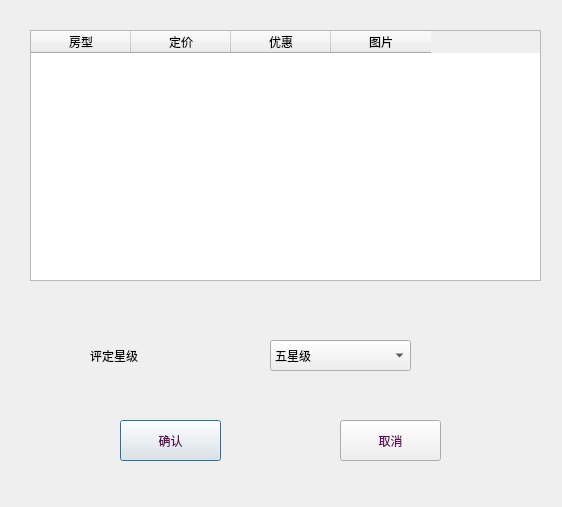
<?xml version="1.0" encoding="UTF-8"?>
<ui version="4.0">
 <class>setstarlevel</class>
 <widget class="QDialog" name="setstarlevel">
  <property name="geometry">
   <rect>
    <x>0</x>
    <y>0</y>
    <width>562</width>
    <height>507</height>
   </rect>
  </property>
  <property name="windowTitle">
   <string>评定星级</string>
  </property>
  <widget class="QTableWidget" name="view">
   <property name="geometry">
    <rect>
     <x>30</x>
     <y>30</y>
     <width>511</width>
     <height>251</height>
    </rect>
   </property>
   <property name="showGrid">
    <bool>false</bool>
   </property>
   <column>
    <property name="text">
     <string>房型</string>
    </property>
   </column>
   <column>
    <property name="text">
     <string>定价</string>
    </property>
   </column>
   <column>
    <property name="text">
     <string>优惠</string>
    </property>
   </column>
   <column>
    <property name="text">
     <string>图片</string>
    </property>
   </column>
  </widget>
  <widget class="QLabel" name="label">
   <property name="geometry">
    <rect>
     <x>90</x>
     <y>340</y>
     <width>101</width>
     <height>31</height>
    </rect>
   </property>
   <property name="styleSheet">
    <string notr="true">font: 11pt &quot;方正清刻本悦宋简体&quot;;</string>
   </property>
   <property name="text">
    <string>评定星级</string>
   </property>
  </widget>
  <widget class="QComboBox" name="comboBox">
   <property name="geometry">
    <rect>
     <x>270</x>
     <y>340</y>
     <width>141</width>
     <height>31</height>
    </rect>
   </property>
   <item>
    <property name="text">
     <string>五星级</string>
    </property>
   </item>
   <item>
    <property name="text">
     <string>四星级</string>
    </property>
   </item>
   <item>
    <property name="text">
     <string>三星级</string>
    </property>
   </item>
   <item>
    <property name="text">
     <string>二星级</string>
    </property>
   </item>
   <item>
    <property name="text">
     <string>一星级</string>
    </property>
   </item>
  </widget>
  <widget class="QPushButton" name="confirm">
   <property name="geometry">
    <rect>
     <x>120</x>
     <y>420</y>
     <width>101</width>
     <height>41</height>
    </rect>
   </property>
   <property name="styleSheet">
    <string notr="true">QPushButton
{
border-image: url(:/Image/kuang8.png);
font: 100 11pt &quot;方正清刻本悦宋简体&quot;;
color:rgb(96, 14, 89)
}
QPushButton:hover
{
border-image: url(:/Image/kuang9.png);
font: 100 11pt &quot;方正清刻本悦宋简体&quot;;
color:rgb(148, 17, 137)
}
QPushButton:pressed
{
border-image: url(:/Image/kuang10.png);
font: 100 11pt &quot;方正清刻本悦宋简体&quot;;
color:rgb(86, 11, 80)
}</string>
   </property>
   <property name="text">
    <string>确认</string>
   </property>
  </widget>
  <widget class="QPushButton" name="cancel">
   <property name="geometry">
    <rect>
     <x>340</x>
     <y>420</y>
     <width>101</width>
     <height>41</height>
    </rect>
   </property>
   <property name="styleSheet">
    <string notr="true">QPushButton
{
border-image: url(:/Image/kuang8.png);
font: 100 11pt &quot;方正清刻本悦宋简体&quot;;
color:rgb(96, 14, 89)
}
QPushButton:hover
{
border-image: url(:/Image/kuang9.png);
font: 100 11pt &quot;方正清刻本悦宋简体&quot;;
color:rgb(148, 17, 137)
}
QPushButton:pressed
{
border-image: url(:/Image/kuang10.png);
font: 100 11pt &quot;方正清刻本悦宋简体&quot;;
color:rgb(86, 11, 80)
}</string>
   </property>
   <property name="text">
    <string>取消</string>
   </property>
  </widget>
 </widget>
 <resources/>
 <connections/>
</ui>
